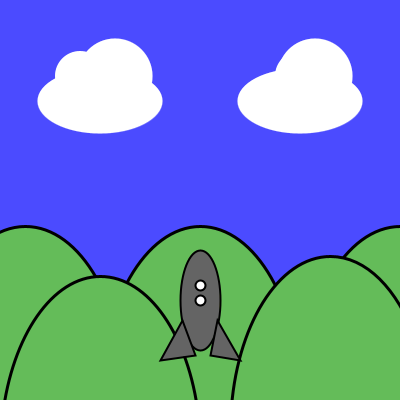
Frame 1 (no input)
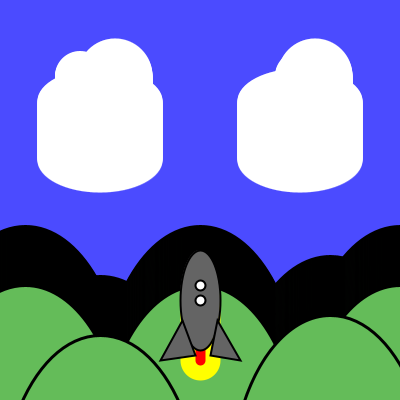
Frame 60 (the mouse pressed at the canvas centre just before this capture)
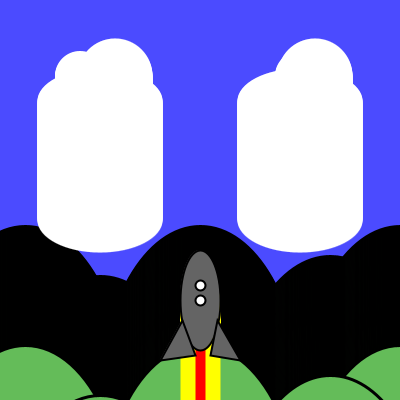
Frame 120 (the mouse held since frame 60 and released just before this capture)

The Processing sketch that drew these frames (run headless with seeded random() and noise(); from frame 60 on, the mouse is pressed at the canvas centre):

// Processing sketch: processing_40871
// ── processing_40871.pde

int fly = -500;
int off = 100;
int fly2=-1000;

void setup() {
size(400, 400);
background(75,75,255);
  frameRate(30);
noStroke();
fill(102);

}

void draw() {

  fly= fly+3;
  off= off + 1 ;
  fly2=fly2+2;
  

stroke(0);
strokeWeight(3);
fill(100,188,89);
ellipse(25,off+300,200,350);
ellipse(200,off+300,200,350);
ellipse(400,off+300,200,350);
ellipse(100,off+350,200,350);
ellipse(330,off+330,200,350);


stroke(255);
strokeWeight(0);
fill(255);
ellipse(100,off,125,65);
ellipse(80,(off-25),50,50);
ellipse(115,(off-25),75,75);

stroke(255);
strokeWeight(0);
fill(255);
ellipse(300, off,125,65);
ellipse(300,(off-25),50,50);
ellipse(315,(off-25),75,75);

stroke(0);
strokeWeight(20);
line(25, -150, 25, fly);
line(150, -180, 150, fly);
line(350, -155, 350, fly);
line(75, -150, 75, fly);
line(200, -180, 200, fly);
line(260, -155, 260, fly);

line(50,-250,50,fly-1);
line(175,-265,175,fly-1);
line(315,-246,315,fly-1);

fill(0);
rect(0,-500,600,fly);

stroke(255,255,0);
strokeWeight(10);
line(50,-250,50,fly2);
line(200,-265,200,fly2);
line(315,-246,315,fly2);

stroke(255,255,0);
strokeWeight(40);
fill(255,0,0);
line(200,300,200,off+200);
strokeWeight(10);
stroke(255,0,0);
line(200,300,200,off+200);


fill(100);
stroke(0);
strokeWeight(2);
ellipse(200,300,40,100);
triangle(182, 320, 195, 355, 160, 360);
triangle(217, 320, 210, 355, 240, 360);
fill(255);
ellipse(200,300,10,10);
ellipse(200,285,10,10);

stroke(255);
strokeWeight(15);
line(75,-265,75,fly2-200);
line(250,-265,250,fly2-200);
line(375,-265,375,fly2-200);
strokeWeight(25);
line(355,-265,355,fly2-400);
line(150,-265,150,fly2-400);

}
